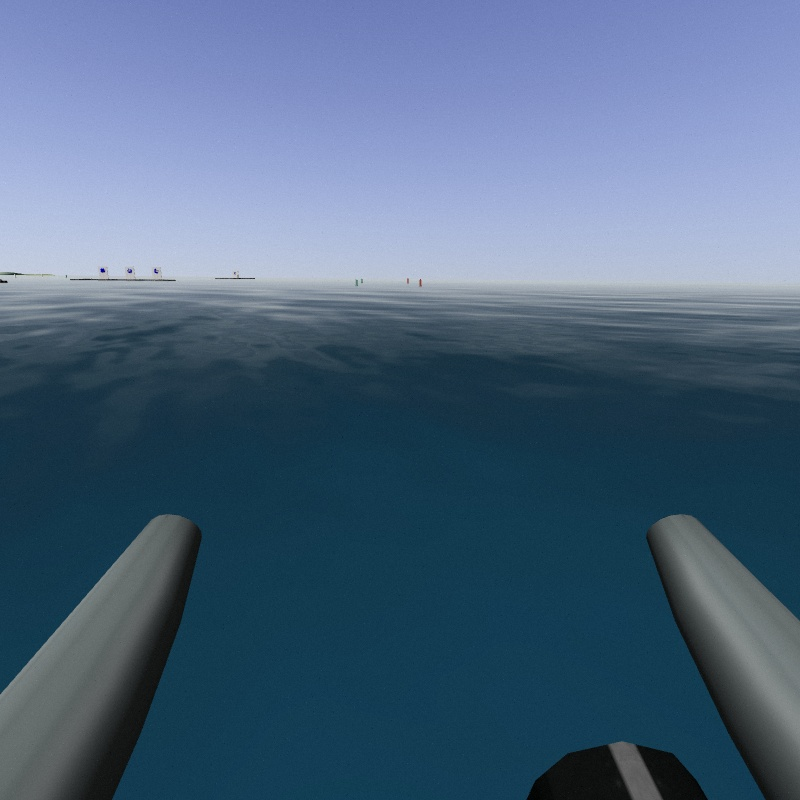
#> input picture images/left0041.jpg, 800 x 800 px, given in place of left0000.jpg, which was not available
$ jupyter execute --allow-errors hsv+dbscan.ipynb
#> lines starting #> are read from the running program, lines starting #| are printed output that depends on the picture; after the words box and inside, x2 and y2 are one past the last pixel; in counts of white or black regions, pixels touching at a corner belong together; pictures that were not available may be replaced by others from this repository, and a replacement may not be noted
[cell 1]
import numpy as np
from sklearn.cluster import DBSCAN
from matplotlib import pyplot as plt
import time
import sys
import multiprocessing
import cv2 as cv
import rospy
import cv_bridge

[cell 2]
# This function is the iterative function that reads each image,
# transforms them, and writes them to a directory. The only
# thing that the user needs to change is the file name and
# directory in the inputs for imread and imwrite

def read(x):
#> called with x = 0
    img2 = cv.imread('images/left' + str(x).zfill(4) + '.jpg',1)
#> img2 is the input picture: shape (800, 800, 3); mean B, G, R 127.7, 101.8, 77.9
    result1 = transform(img2)
    cv.imwrite('output_images/test2/test' + str(x).zfill(4) + '.jpg', result1)

[cell 3]
# Run this function before you run the cell below.
# You don't need to change anything to this cell.
x = 0
#> (the rest of this cell did not finish here and is left out)

[cell 4]
# Once a color image has been read, it passes through the
# transform function. The transform function has two parts:
# pre-processing also known as pp which filters the image based
# of certain values in the hue, saturation, and value (hsv)
# colorspace and the dbscan which clusters the processed image
# and classifies the clusters as either a buoy, a green buoy,
# a red buoy, or noise. No changes are needed.

def transform(img):
    image = pp(img)
    img2 = dbscan(image, img)
    return img2

# The first function in transform is pp or preprocessing. The
# first line truncates the lower half of the image. The reason
# this is because the plantoons from the wamv are always
# blocking the camera vision and become noisy data. The
# function changes the image to the HSV colorspace and
# filters out the image. No changes are needed. It returns
# the filtered image in the BGR colorspace.The input is the
# color image.

def pp(image):
    image = np.array(image[0:800][0:515])
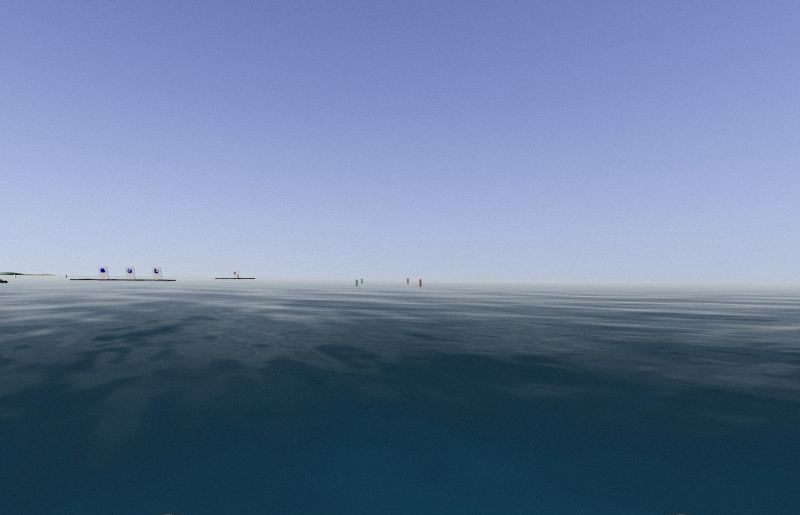
#> image: shape (515, 800, 3); mean of channels 0, 1, 2 153.8, 122.1, 102.1; drawn as B, G, R
    image = cv.cvtColor(image, cv.COLOR_BGR2HSV)
#> image: shape (515, 800, 3); mean H, S, V 107.5, 103, 153.8
    image[np.logical_not(np.logical_or(np.logical_and(image[:,:,0] > 70, image[:,:,0] < 90),np.logical_or(image[:,:,0] >= 170, image[:,:,0] < 10)))] = [0,0,0]
#> image: shape (515, 800, 3); mean H, S, V 0, 0, 0.1
    image = cv.cvtColor(image,cv.COLOR_HSV2BGR)
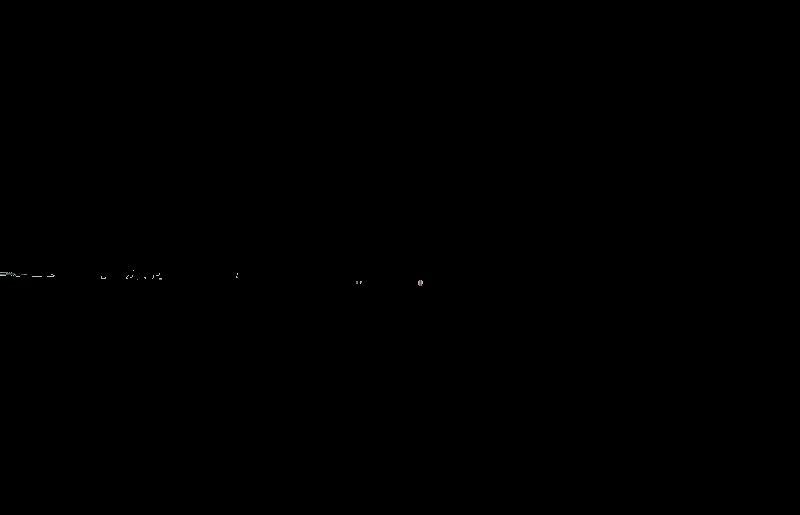
#> image: shape (515, 800, 3); mean B, G, R 0.1, 0.1, 0.1
    return(image)

# The second function in transform is dbscan. The inputs are
# the filtered colored image and the original color image
# read from the imread statement. The output is the original
# image.This is the end of this classification algorithm.

###########################################################

def dbscan(image, original):

# Part 1: Thresholding the image
##########################################################
# The reason we threshold the image before applying DBSCAN to
# the points is because DBSCAN is a computational demanding
# function. This part takes the filtered image, makes a
# copy of it, and converts it into a grayscale image. The gray-
# scale image is thresholded at a value of 10. 0 is black and
# 255 is white. This takes the ~400,000 matrix points and
# leaves only ~10,000 nonzero matrix points.

    img = image.copy()
    img = cv.cvtColor(img, cv.COLOR_BGR2GRAY)

    ret,thresh1 = cv.threshold(img,10,255,cv.THRESH_BINARY)
#> thresh1: shape (515, 800); 0.04% white in thin lines or dots, all inside (x1, y1, x2, y2) = (0, 270, 423, 286)

# After thresholding the image, we pull out those nonzero
# points and assign it to the nonzero array variable. This
# array has dimensions of n rows and 2 columns. The first
# column is the y coordinate and the second column is the x
# coordinate. These two arrays would be combined by
# np.column_stack which merges the two arrays at their columns.

    nonzero = np.nonzero(thresh1)
#> nonzero = 153 positions, rows 270 to 285, columns 0 to 422

    yp = np.array(nonzero[0])
#> yp = 153 values from 270 to 285
    xp = np.array(nonzero[1])
#> xp = 153 values, max 422 at index 128, min 0 at index 1, mean 144.5


    X=np.column_stack((xp,yp))
#> X = 153 pairs, first value 0 to 422, second value 270 to 285
#########################################################

# Creating the BDSCAN object and Sorting Array with Labels
#########################################################
# After thresholding the filtered image and creating an
# array of nonzero coordinates, this algorithm applies a
# clustering algorithm that filters the image based off the
# array X. If X is empty, this function ends and output is
# the original input. The first line creates the DBSCAN
# object with an epsilon of 3 and minimum samples of 20.
# Eps refers to the size of the neighborhood and the
# min_samples refers to the minimum number of samples required
# for that neighborhood to be considered a cluster. The user
# is free to change the two values for eps and min_samples. The
# .fit(X) applies the matrix points to the DBSCAN object.
# One of the parameters of the db scan object are the labels.
# This is invoked by the line labels = db.labels. This creates
# an array of labels that assigns a number to the image index.
# n clusters have labels that start at 0 and end with n-1.For
# example, if an image has four clusters, the labels would
# include 0,1,2, and 3. -1 is dedicated for noise.

    if (len(X) > 0):
        db = DBSCAN(eps=3, min_samples=20).fit(X)
        labels = db.labels_
#> labels = 153 values, max 0 at index 117, min -1 at index 0, mean -0.837

# The array variable combines the x and y coordinates and the
# labels in a single array aligned by column. The array is
# sorted with the sort variable with the values in the third
# column or the labels. For example, an image with four
# clusters and noise would be labeled in order from (-1,0,1,2,3).
# The while loop iterates from the beginning of the sorted loop
# and deletes every instance of -1 or until the list is empty.
# This while loop is needed because the noise data is
# irrelevant to the cluster algorithm and the user does not
# know how much noise there is in the image. The image could
# have no noise or it could all be noise. The output of this
# section is an array with coordinates sorted together in
# clusters.

        array = zip(xp,yp,labels)
        sort = sorted(list(array), key=lambda x: x[2])
#> sort = 153 items, first 6: (133, 270, -1), (0, 272, -1), (1, 272, -1), (2, 272, -1), (3, 272, -1), (4, 272, -1)

        x = 0
        while (len(sort) > 0 and sort[x][2] == -1):
            del sort[x]
#> this loop made 128 passes
#########################################################

# Iterating through and classifying each cluster
#########################################################
# After iterating through sort, the program is either left with
# an empty array or an array of coordinates sorted and grouped
# by each cluster. The user needs the number of clusters. The
# next three lines in the big if block does this. unique_labels
# sorts the set of labels and removes -1 if present. The next
# two lines creates a copy of the sort array and removes the
# labels column from the array.

        if (len(sort) > 0):
            unique_labels = sorted(set(labels))
#> unique_labels = [-1, 0]
            if (unique_labels[0] == -1):
                unique_labels.remove(-1)
            points = sort.copy()
#> points = 25 items, first 6: (419, 280, 0), (420, 280, 0), (421, 280, 0), (418, 281, 0), (419, 281, 0), (420, 281, 0)
            points = np.delete(points,2,1)
#> points = 25 pairs, first value 418 to 422, second value 280 to 285

# The program assigns three variables. The first one i iterates
# through sort and compare its label value to x for each
# iteration until the very end of the sort array. The second
# x refers to the cluster that the program is currently class-
# ifying. It starts with 0 and continues classifying until it
# has classified all clusters. The third variable is l and this
# array becomes all the points within a cluster. Every time the
# variable i iterates through sort and is equal to the value of
# the current cluster x, the coordinates are appended to the
# array l. Since this array is sorted, the first time the x
# variable equals a different value- the cluster has been
# accounted for. This array of l contains all the points within
# the cluster. This array and the filtered image gets passed
# through the color function. The result of the color function
# gets passed through the rectangle function with the array,
# filtered image, and original image. The x variable is
# incremented for the next cluster and the l array is set equal
# to zero. Once the while loop has iterated through all
# clusters, the result of the rectangle function is set to the
# original image and the original image is returned to the
# transform function which is returned to the read function
# which writes the image.

            i = 0
            x = 0
            l = []

            while (x < len(unique_labels)):
                if (i < len(sort) and sort[i][2] == x):
                    l.append(points[i])
                    i+=1
                else:
                    x+=1
                    clr = color(np.array(l),image)
                    tb = rectangle(np.array(l),clr,image,original)
                    l = []
#> this loop made 26 passes
#> clr on pass 26: 'none'
#> after the loop, i = 25; x = 1
            original = tb
    return original

############################################################

# For the color function, the points of the cluster and the
# filtered image are passed through. In this function, the
# average red, green, and blue pixel values are calculated
# from the image inside of the cluster. If the average value
# fits within a certain range, the string 'red' or 'green' is
# returned. Otherwise, the function returns the string 'none'
# The user is free to change the range of the BGR values that
# determine whether the buoy is red or green.

def color(mat,image):
    sumred = 0
    sumgrn = 0
    sumblu = 0
    for x in range(len(mat)):
        sumred += image [mat[x][1]] [mat[x][0]] [2]
        sumgrn += image [mat[x][1]] [mat[x][0]] [1]
        sumblu += image [mat[x][1]] [mat[x][0]] [0]
    if ((sumred/len(mat)) > 80 and (sumred/len(mat)) < 180 and (sumgrn/len(mat)) > 30 and (sumgrn/len(mat)) < 115  and (sumblu/len(mat)) > 30 and (sumblu/len(mat)) < 110):
        return 'red'
    if ((sumred/len(mat)) > 30 and (sumred/len(mat)) < 80 and (sumgrn/len(mat)) > 60 and (sumgrn/len(mat)) < 180  and (sumblu/len(mat)) > 50 and (sumblu/len(mat)) < 130):
        return 'green'
    else:
        return 'none'

# The rectangle function's parameters are the array of coordinates
# of the cluster, the color of the cluster, the filtered image,
# and the original image. The boundingRect function applies
# a non-rotated rectangle to the image points and returns four
# values in an array, the x and y coordinates of the leftmost
# corner and the width and height. These values are converted
# to ints. The font is set to Hershey Simple for the text and
# the tag is set to zero. The tag is useful in the classifica-
# tion of the buoy. The first classification of the buoy is
# the proportion of the width and height. If the height is
# between 1.5 times the width and 3.5 times the width, the
# cluster is considered a buoy. If the cluster is given a
# 'red' or 'green' color, it would be classified as a 'red buoy'
# or 'green buoy' respectively. Otherwise, it would simply be
# classified as a buoy. If any of these three options occur,
# the tag is set to 1. If the height is not in that range
# mentioned above and the color is 'none', the cluster is
# classified as noise. The last function rectangle makes a
# rectangle over the original image. The original image is sent
# back to the DBSCAN function.

def rectangle(mat,color,image,original):
    rect = cv.boundingRect(mat)
    height = rect[3]
    width = rect[2]
    x = rect[0]
    x = np.int0(x)
    y = rect[1]
    y = np.int0(y)
    font = cv.FONT_HERSHEY_SIMPLEX
    tag = 0
    if (1.5*width < height and 3.5*width > height):
        if(color =='green'):
            tag = 1
            cv.putText(original,color+' buoy',(np.int0(x-width/2),np.int0(y-height/2.5)), font, 0.5,(255,255,255),2,cv.LINE_AA)
        elif(color =='red'):
            tag = 1
            cv.putText(original,color+' buoy',(np.int0(x-width/2),np.int0(y-height/2.5)), font, 0.5,(255,255,255),2,cv.LINE_AA)
        else:
            tag = 1
            cv.putText(original,'buoy',(np.int0(x-width/2),np.int0(y-height/2.5)), font, 0.5,(255,255,255),2,cv.LINE_AA)
    if(color == 'none' and tag == 0):
        cv.putText(original,'noise',(np.int0(x-width/2),np.int0(y-height/2.5)), font, 0.5,(255,255,255),2,cv.LINE_AA)
    cv.rectangle(original,(x,y),(x+width,y+height),(255,0,255),2)
    return original

#> (a cell that did not finish here is left out)

#> call 3 of read, with x = 1
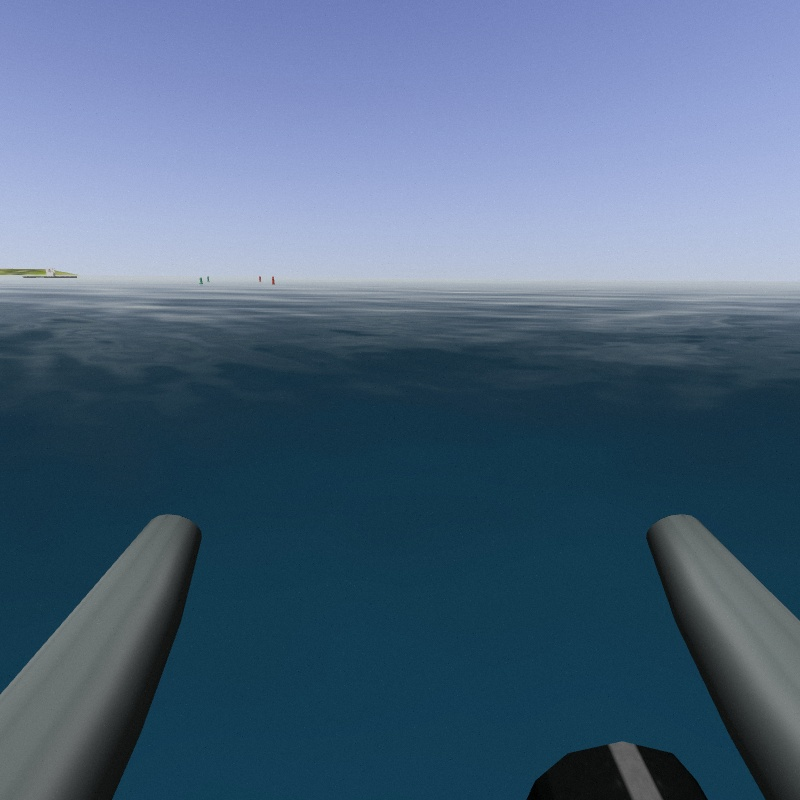
#> input picture images/left0146.jpg, 800 x 800 px, given in place of left0001.jpg, which was not available
#> in read, img2 is the input picture: shape (800, 800, 3); mean B, G, R 127.7, 101.9, 78
#> in pp (call 2), `image = np.array(image[0:800][0:515])`:
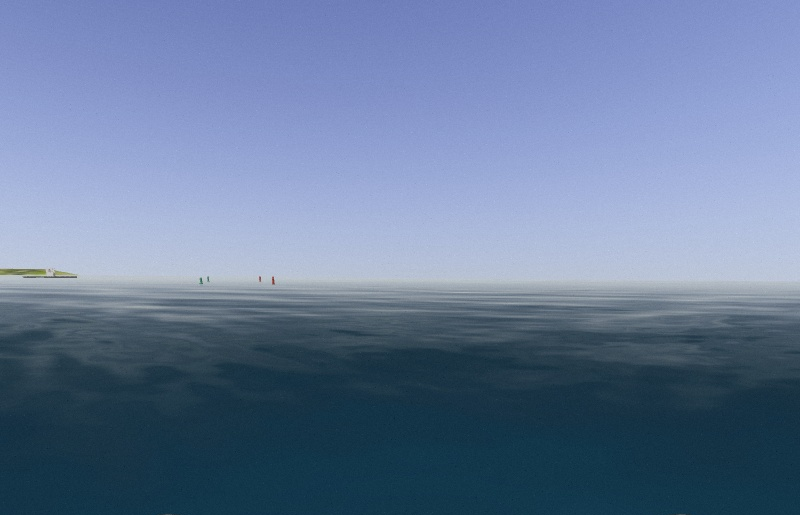
#> image: shape (515, 800, 3); mean B, G, R 154, 122.4, 102.4
#> in pp (call 2), `image = cv.cvtColor(image, cv.COLOR_BGR2HSV)`: image: shape (515, 800, 3); mean H, S, V 107.4, 102.9, 154
#> in pp (call 2), `image[np.logical_not(np.logical_or(np.logical_and(image[:,:,0] > 70, i..`: image: shape (515, 800, 3); mean H, S, V 0, 0, 0
#> in dbscan (call 2), `ret,thresh1 = cv.threshold(img,10,255,cv.THRESH_BINARY)`: thresh1: shape (515, 800); 0.02% white in thin lines or dots, all inside (x1, y1, x2, y2) = (0, 268, 275, 285)
#> the loop in dbscan (call 2), `while (len(sort) > 0 and sort[x][2] == -1):` made 79 passes
#> in dbscan (call 2), `points = np.delete(points,2,1)`: points = 23 rows, first 8: [200, 278], [201, 278], [200, 279], [201, 279], [199, 280], [200, 280], [201, 280], [202, 280]
#> the loop in dbscan (call 2), `while (x < len(unique_labels)):` made 24 passes
#> clr on pass 24: 'none'
    pool.close()
    pool.join()

    print('That took {} seconds',format(time.time() - starttime))

[cell 6]
#############################################################

# This block of code is dedicated for creating an .avi video
# file of the output_images. The required parameters for this
# section is a single directory with all the images that you
# would like to make into a video. The images are put into a
# single array img_arr. Please be careful of the size of the
# array. The larger the size, the more likely, the more likely
# computer will break. Processing ~3000 images on an i7 with 12
# gb of ram broke my computer. The only thing the user needs to
# change is the pathfile to the directory and the output file
# pathfile.

img_arr = []
starttime = time.time()
#> (the rest of this cell did not finish here and is left out)
